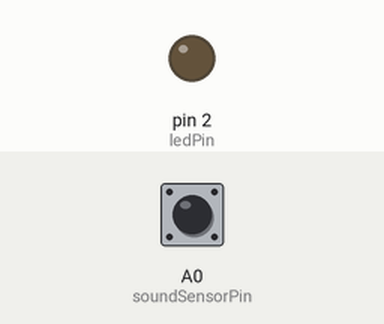
A sketch run on a simulated Arduino Uno, built with avr-gcc and run on an emulated ATmega328P. Shown: output pins drawn as LEDs (lit = HIGH). Inputs (shaded band) come from the test bench; at power-on: A0 (soundSensorPin) LOW.

Above: at 1.2 s.
1.3 s: A0 (soundSensorPin) pulsed HIGH 5 times (0.12 s each, 0.3 s apart)
At 2.3 s:
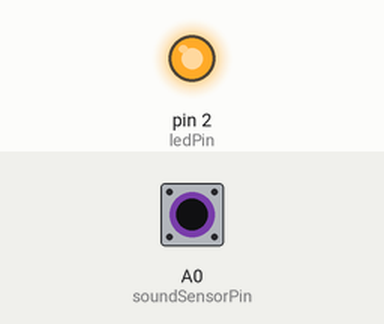
Timing chart, 0 to 4.3 s (numbered marks = the images above; inputs shaded):
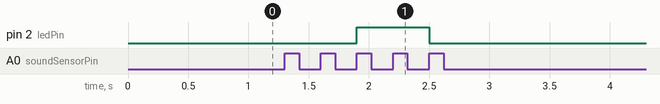

The sketch:

palm_sensor.ino
```cpp
const int soundSensorPin = A0;
const int ledPin = 2;

int countPalm = 0;

void setup() {
  pinMode(soundSensorPin, INPUT);
  pinMode(ledPin, OUTPUT);
}

void loop() {
  // put your main code here, to run repeatedly:
  while(true) {
    int sound = digitalRead(soundSensorPin);
    if(sound == HIGH) {
      if(countPalm == 2) {
        digitalWrite(ledPin, !digitalRead(ledPin));
        countPalm = 0;
      } else {
        while(digitalRead(soundSensorPin)) {
          delay(200);
        }

        countPalm++;
      }
    }
  }
}
```

Measured:
- after the input at 1.3 s, pin 2 (ledPin): LOW → HIGH after 0.60 s, → LOW 0.60 s later
